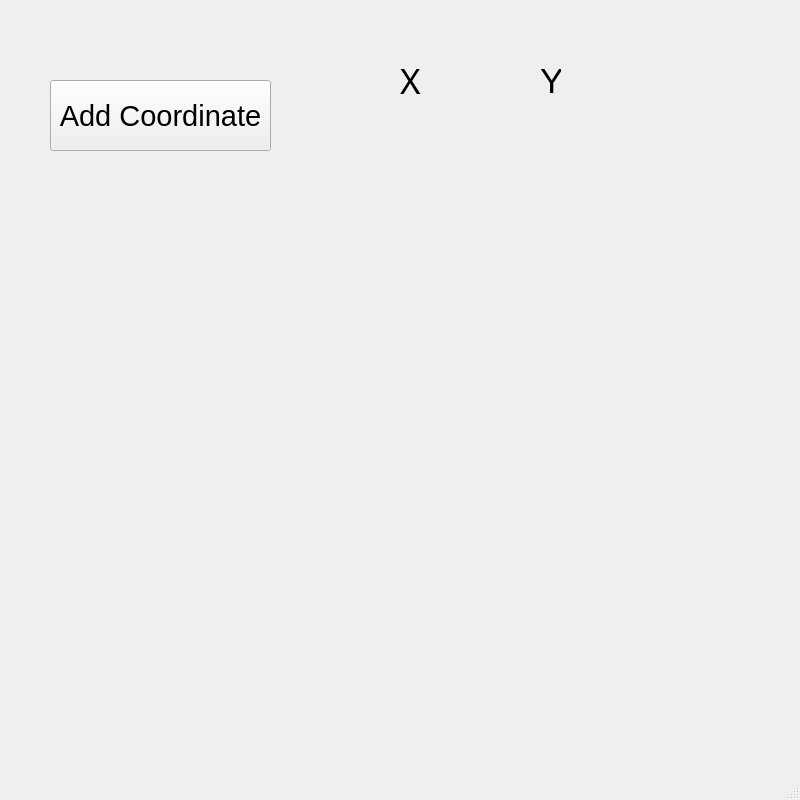
<?xml version="1.0" encoding="UTF-8"?>
<ui version="4.0">
 <class>MainWindow</class>
 <widget class="QMainWindow" name="MainWindow">
  <property name="geometry">
   <rect>
    <x>0</x>
    <y>0</y>
    <width>800</width>
    <height>800</height>
   </rect>
  </property>
  <property name="minimumSize">
   <size>
    <width>800</width>
    <height>800</height>
   </size>
  </property>
  <property name="maximumSize">
   <size>
    <width>800</width>
    <height>800</height>
   </size>
  </property>
  <property name="windowTitle">
   <string>MainWindow</string>
  </property>
  <property name="styleSheet">
   <string notr="true">QMainWindow {
	background-image: url(&quot;popcat_background.jpg&quot;); 
	background-repeat: no-repeat; 
	background-position: center;
}</string>
  </property>
  <widget class="QWidget" name="centralwidget">
   <widget class="QPushButton" name="pushButton">
    <property name="geometry">
     <rect>
      <x>50</x>
      <y>80</y>
      <width>221</width>
      <height>71</height>
     </rect>
    </property>
    <property name="font">
     <font>
      <pointsize>22</pointsize>
     </font>
    </property>
    <property name="text">
     <string>Add Coordinate</string>
    </property>
   </widget>
   <widget class="QLabel" name="label">
    <property name="geometry">
     <rect>
      <x>400</x>
      <y>60</y>
      <width>31</width>
      <height>41</height>
     </rect>
    </property>
    <property name="font">
     <font>
      <family>Fira Code Retina</family>
      <pointsize>26</pointsize>
     </font>
    </property>
    <property name="text">
     <string>X</string>
    </property>
   </widget>
   <widget class="QLabel" name="label_2">
    <property name="geometry">
     <rect>
      <x>540</x>
      <y>60</y>
      <width>21</width>
      <height>41</height>
     </rect>
    </property>
    <property name="font">
     <font>
      <pointsize>26</pointsize>
     </font>
    </property>
    <property name="text">
     <string>Y</string>
    </property>
   </widget>
  </widget>
  <widget class="QMenuBar" name="menubar">
   <property name="geometry">
    <rect>
     <x>0</x>
     <y>0</y>
     <width>800</width>
     <height>22</height>
    </rect>
   </property>
  </widget>
  <widget class="QStatusBar" name="statusbar"/>
 </widget>
 <resources/>
 <connections/>
</ui>
